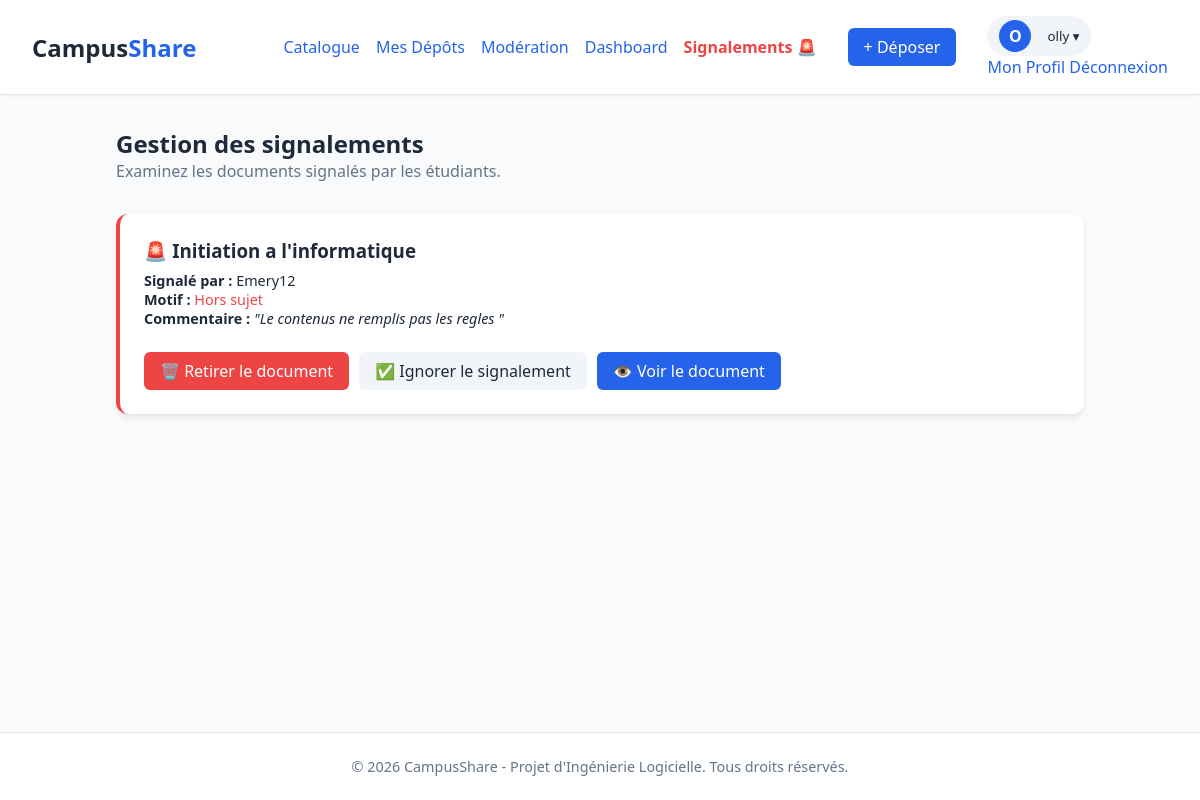
Page /catalog/signalements/ (signed in) on the earlier database version.
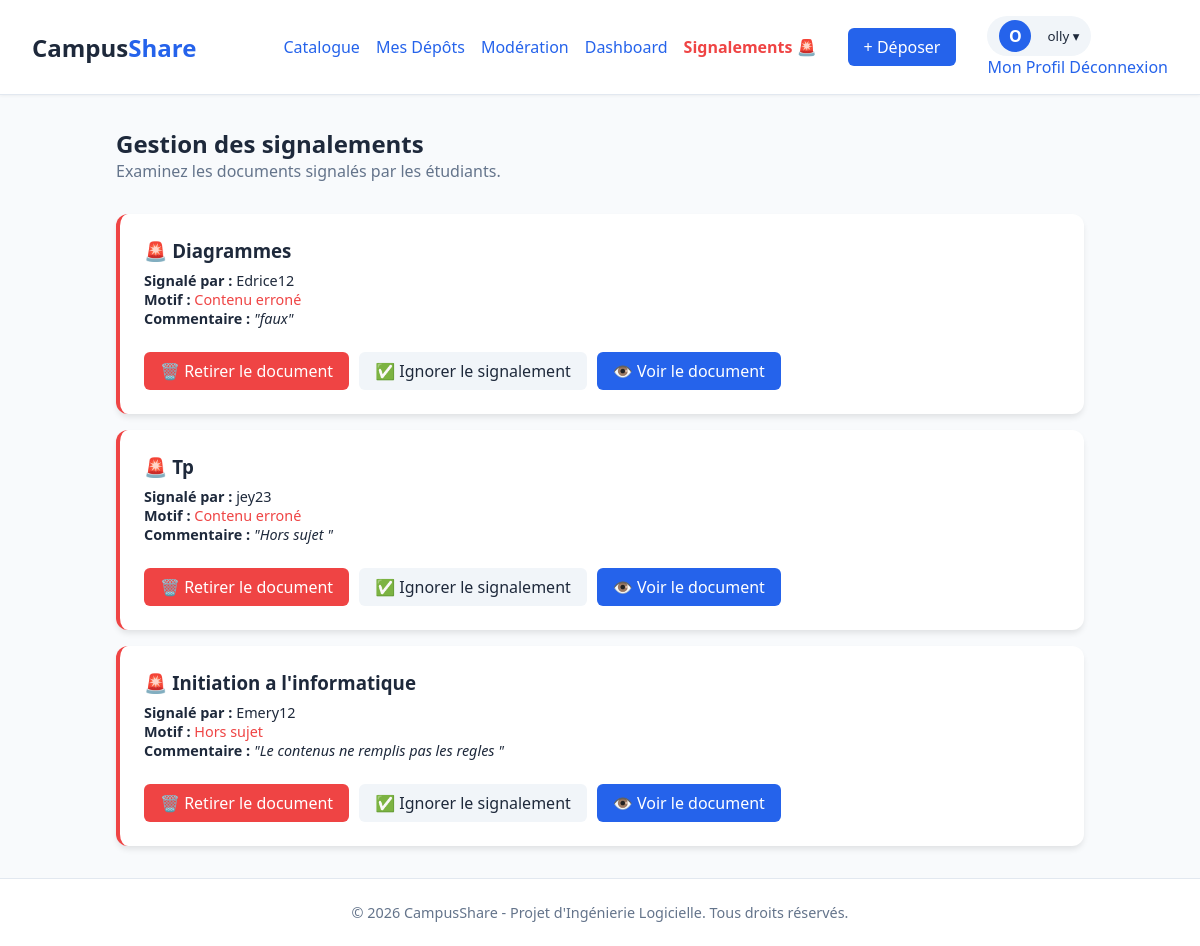
Same page on the later database version.
### catalog/models.py (models this page shows, shortened)
class Signalement(models.Model):
    class Motif(models.TextChoices):
        ERRONE = 'ERRONE', 'Contenu erroné'
        HORS_SUJET = 'HORS_SUJET', 'Hors sujet'
        DOUBLON = 'DOUBLON', 'Doublon'
        ILLICITE = 'ILLICITE', 'Contenu illicite'
        AUTRE = 'AUTRE', 'Autre'
    ressource = models.ForeignKey(
        Ressource, on_delete=models.CASCADE,
        related_name='signalements', verbose_name="Ressource"
    )
    signale_par = models.ForeignKey(
        settings.AUTH_USER_MODEL, on_delete=models.CASCADE,
        related_name='signalements_emis', verbose_name="Signalé par"
    )
    motif = models.CharField(max_length=20, choices=Motif.choices, verbose_name="Motif")
    commentaire = models.TextField(blank=True, verbose_name="Commentaire")
    date = models.DateTimeField(auto_now_add=True, verbose_name="Date")
    traite = models.BooleanField(default=False, verbose_name="Traité")
    class Meta:
        verbose_name = "Signalement"
        verbose_name_plural = "Signalements"
        ordering = ['-date']

class Ressource(models.Model):
    class TypeDocument(models.TextChoices):
        SYLLABUS = 'SYLLABUS', 'Syllabus'
        NOTES = 'NOTES', 'Notes de cours'
        TD = 'TD', 'TD'
        TP = 'TP', 'TP'
        EXAMEN = 'EXAMEN', 'Examen'
        CORRIGE = 'CORRIGE', 'Corrigé'
        RESUME = 'RESUME', 'Résumé'
        AUTRE = 'AUTRE', 'Autre'
    class Statut(models.TextChoices):
        EN_ATTENTE = 'EN_ATTENTE', 'En attente'
        PUBLIE = 'PUBLIE', 'Publié'
        REJETE = 'REJETE', 'Rejeté'
        RETIRE = 'RETIRE', 'Retiré'
    titre = models.CharField(max_length=200, verbose_name="Titre")
    filiere = models.ForeignKey(
        Filiere, on_delete=models.PROTECT,
        related_name='ressources', verbose_name="Filière"
    )
    niveau = models.ForeignKey(
        Niveau, on_delete=models.PROTECT,
        related_name='ressources', verbose_name="Niveau"
    )
    matiere = models.ForeignKey(
        Matiere, on_delete=models.PROTECT,
        related_name='ressources', verbose_name="Matière"
    )
    type_document = models.CharField(
        max_length=20, choices=TypeDocument.choices, verbose_name="Type de document"
    )
    annee_academique = models.CharField(
        max_length=9,
        verbose_name="Année académique",
        help_text="Format AAAA-AAAA (ex. 2023-2024)"
    )
    semestre = models.CharField(max_length=10, blank=True, verbose_name="Semestre")
    enseignant_nom = models.CharField(max_length=150, blank=True, verbose_name="Nom de l'enseignant")
    description = models.TextField(blank=True, verbose_name="Description")
    fichier = models.FileField(upload_to='ressources/%Y/%m/', verbose_name="Fichier")
    taille = models.PositiveIntegerField(default=0, verbose_name="Taille (octets)")
    format_fichier = models.CharField(max_length=10, blank=True, verbose_name="Format")
    date_depot = models.DateTimeField(auto_now_add=True, verbose_name="Date de dépôt")
    statut = models.CharField(
        max_length=20, choices=Statut.choices,
        default=Statut.EN_ATTENTE, verbose_name="Statut"
    )
    badge_officiel = models.BooleanField(default=False, verbose_name="Badge officiel")
    motif_rejet = models.TextField(blank=True, verbose_name="Motif de rejet")
    nb_telechargements = models.PositiveIntegerField(default=0, verbose_name="Téléchargements")
    depose_par = models.ForeignKey(
        settings.AUTH_USER_MODEL, on_delete=models.CASCADE,
        related_name='ressources_deposees', verbose_name="Déposé par"
    )
    class Meta:
        verbose_name = "Ressource"
        verbose_name_plural = "Ressources"
        ordering = ['-date_depot']
        indexes = [
            models.Index(fields=['statut', 'annee_academique']),
            models.Index(fields=['filiere', 'niveau']),
        ]

### accounts/models.py (models this page shows, shortened)
class User(AbstractUser):
    class Role(models.TextChoices):
        ETUDIANT = 'ETUDIANT', 'Étudiant'
        DELEGUE = 'DELEGUE', 'Délégué'
        ENSEIGNANT = 'ENSEIGNANT', 'Enseignant'
        ADMIN = 'ADMIN', 'Administrateur'
    role = models.CharField(
        max_length=20,
        choices=Role.choices,
        default=Role.ETUDIANT,
        verbose_name="Rôle"
    )
    filiere = models.ForeignKey(
        'catalog.Filiere',
        on_delete=models.SET_NULL,
        null=True, blank=True,
        related_name='etudiants',
        verbose_name="Filière"
    )
    niveau = models.ForeignKey(
        'catalog.Niveau',
        on_delete=models.SET_NULL,
        null=True, blank=True,
        related_name='etudiants',
        verbose_name="Niveau"
    )
    photo_profil = models.ImageField(
        upload_to='avatars/',
        null=True,
        blank=True,
        verbose_name="Photo de profil"
    )
    class Meta:
        verbose_name = "Utilisateur"
        verbose_name_plural = "Utilisateurs"

### catalog/views.py (the view)
# urls.py: path('signalements/', views.liste_signalements, name='liste_signalements'),
@login_required
def liste_signalements(request):
    if request.user.role != 'ADMIN' and not request.user.is_superuser:
        return redirect('accueil')
    signalements = Signalement.objects.filter(traite=False).order_by('-date')
    return render(request, 'catalog/signalements.html', {'signalements': signalements})

### templates/catalog/signalements.html (shortened to what this page needs)
{% extends 'base.html' %}
{% block content %}
<h2>Gestion des signalements</h2>
<p style="color: var(--text-light); margin-bottom: 2rem;">Examinez les documents signalés par les étudiants.</p>
<div style="display: flex; flex-direction: column; gap: 1rem;">
    {% for s in signalements %}
        <div class="form-card" style="max-width: 100%; margin: 0; padding: 1.5rem; border-left: 4px solid var(--danger);">
            <h3>🚨 {{ s.ressource.titre }}</h3>
            <p style="font-size: 0.9rem; margin-top: 0.5rem;">
                <strong>Signalé par :</strong> {{ s.signale_par.username }} <br>
                <strong>Motif :</strong> <span style="color: var(--danger);">{{ s.get_motif_display }}</span> <br>
                {% if s.commentaire %}
                    <strong>Commentaire :</strong> <em>"{{ s.commentaire }}"</em>
                {% endif %}
            </p>
            <div style="margin-top: 1.5rem; display: flex; gap: 10px;">
                <a href="{% url 'traiter_signalement' s.id 'retirer' %}" class="btn btn-danger">🗑️ Retirer le document</a>
                <a href="{% url 'traiter_signalement' s.id 'ignorer' %}" class="btn btn-secondary">✅ Ignorer le signalement</a>
                <a href="{{ s.ressource.fichier.url }}" target="_blank" class="btn btn-primary">👁️ Voir le document</a>
            </div>
        </div>
    {% empty %}
        <div class="form-card" style="text-align: center;">
            <p>Aucun signalement en attente. Tout va bien ! 🎉</p>
        </div>
    {% endfor %}
</div>
{% endblock %}

Differences in the rows shown:
added Signalement: ressource.titre "Diagrammes", signale_par.username "Edrice12", motif "Contenu erroné", commentaire "faux"
added Signalement: ressource.titre "Tp", signale_par.username "jey23", motif "Contenu erroné", commentaire "Hors sujet"
